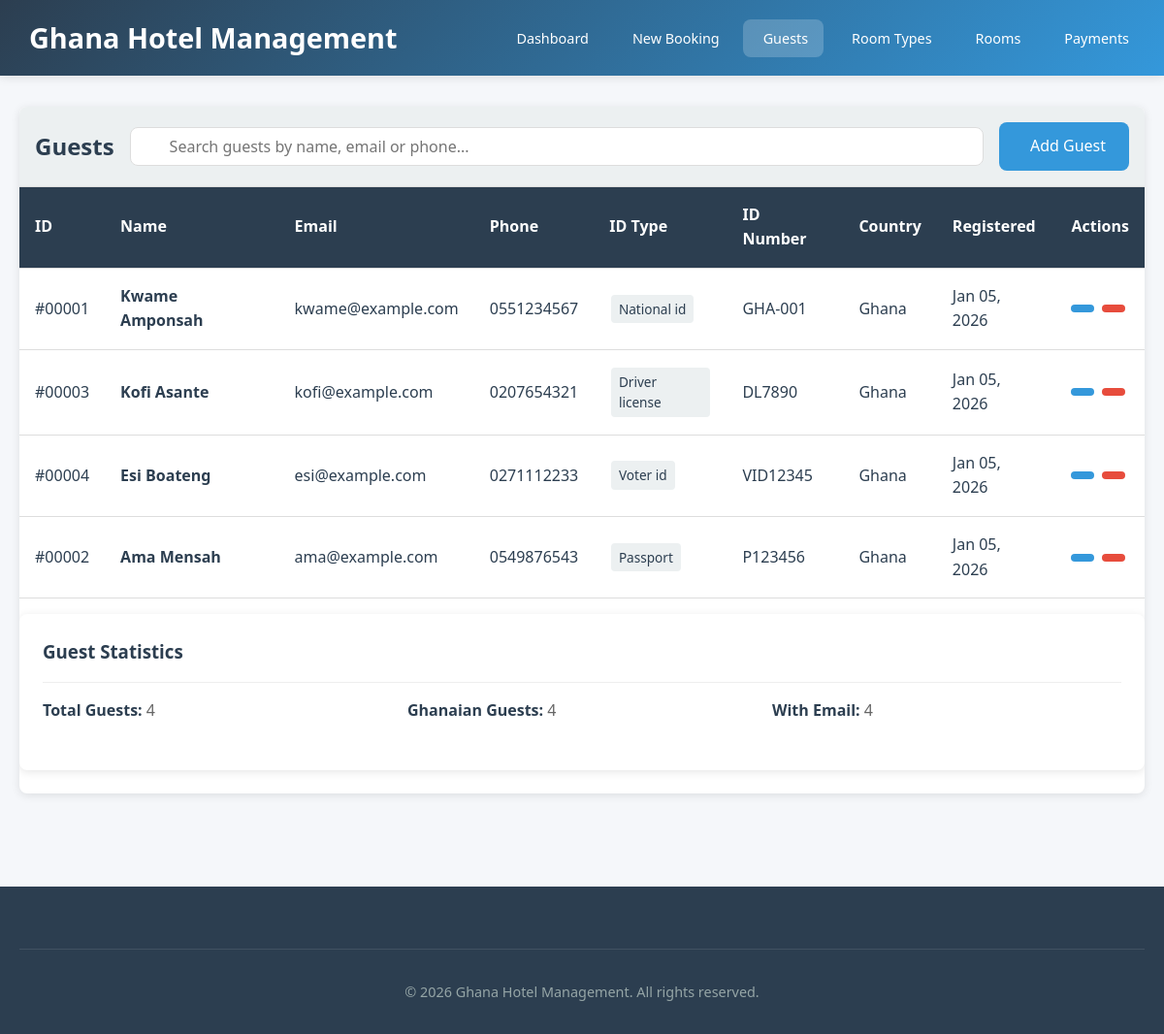
Screenshot of /guests.php with the database file from the repository.
### tables this page shows
CREATE TABLE guests (
                        id INT PRIMARY KEY AUTO_INCREMENT,
                        first_name VARCHAR(100) NOT NULL,
                        last_name VARCHAR(100) NOT NULL,
                        email VARCHAR(255) UNIQUE,
                        phone VARCHAR(20) NOT NULL,
                        address TEXT,
                        id_type ENUM('passport', 'driver_license', 'national_id', 'voter_id') DEFAULT 'national_id',
                        id_number VARCHAR(100),
                        country VARCHAR(100) DEFAULT 'Ghana',
                        created_at TIMESTAMP DEFAULT CURRENT_TIMESTAMP,
                        updated_at TIMESTAMP DEFAULT CURRENT_TIMESTAMP ON UPDATE CURRENT_TIMESTAMP
);

### functions.php (called while the page is built, shortened)
<?php
function getAllGuests($pdo, $search = '') {
    $sql = "SELECT * FROM guests
            WHERE first_name LIKE ? OR last_name LIKE ? OR email LIKE ? OR phone LIKE ?
            ORDER BY last_name, first_name";
    $searchTerm = "%$search%";
    $stmt = $pdo->prepare($sql);
    $stmt->execute([$searchTerm, $searchTerm, $searchTerm, $searchTerm]);
    return $stmt->fetchAll();
}

### guests.php (the view, shortened to what this page needs)
<?php
require_once 'config.php';
require_once 'functions.php';
$search = $_GET['search'] ?? '';
$guests = getAllGuests($pdo, $search);
?>
<!DOCTYPE html>
<html lang="en">
<head>
    <link rel="stylesheet" href="styles.css">
</head>
<body>
<header>
    <div class="container header-container">
        <div class="logo">
            <span><?php echo APP_NAME; ?></span>
        </div>
        <nav>
            <ul>
                <li><a href="index.php"><i class="fas fa-tachometer-alt"></i> Dashboard</a></li>
                <li><a href="bookings_add.php"><i class="fas fa-calendar-plus"></i> New Booking</a></li>
                <li><a href="guest.php" class="active"><i class="fas fa-users"></i> Guests</a></li>
                <li><a href="roomType.php"><i class="fas fa-list"></i> Room Types</a></li>
                <li><a href="rooms.php"><i class="fas fa-bed"></i> Rooms</a></li>
                <li><a href="payments.php"><i class="fas fa-credit-card"></i> Payments</a></li>
            </ul>
        </nav>
    </div>
</header>
<main>
    <div class="container">
        <div class="table-container">
            <div class="table-header">
                <h2>Guests</h2>
                <form method="GET" class="search-box">
                    <input type="text" name="search" value="<?php echo htmlspecialchars($search); ?>"
                           placeholder="Search guests by name, email or phone...">
                </form>
                <a href="bookings_add.php" class="btn btn-primary">
                    <i class="fas fa-user-plus"></i> Add Guest
                </a>
            </div>
            <div style="overflow-x: auto;">
                <table>
                    <thead>
                    <tr>
                        <th>ID</th>
                        <th>Name</th>
                        <th>Email</th>
                        <th>Phone</th>
                        <th>ID Type</th>
                        <th>ID Number</th>
                        <th>Country</th>
                        <th>Registered</th>
                        <th>Actions</th>
                    </tr>
                    </thead>
                    <tbody>
                    <?php if (empty($guests)): ?>
                        <tr>
                            <td colspan="9" style="text-align: center; padding: 2rem;">
                                No guests found. <a href="bookings_add.php">Add your first guest through booking</a>
                            </td>
                        </tr>
                    <?php else: ?>
                        <?php foreach ($guests as $guest): ?>
                            <tr>
                                <td>#<?php echo str_pad($guest['id'], 5, '0', STR_PAD_LEFT); ?></td>
                                <td>
                                    <strong><?php echo htmlspecialchars($guest['first_name'] . ' ' . $guest['last_name']); ?></strong>
                                </td>
                                <td><?php echo htmlspecialchars($guest['email']); ?></td>
                                <td><?php echo htmlspecialchars($guest['phone']); ?></td>
                                <td>
                                    <span class="tag"><?php echo ucfirst(str_replace('_', ' ', $guest['id_type'])); ?></span>
                                </td>
                                <td><?php echo htmlspecialchars($guest['id_number']); ?></td>
                                <td><?php echo htmlspecialchars($guest['country']); ?></td>
                                <td><?php echo date('M d, Y', strtotime($guest['created_at'])); ?></td>
                                <td>
                                    <div class="action-buttons">
                                        <a href="guest_update.php?id=<?php echo $guest['id']; ?>"
                                           class="btn btn-primary btn-small" title="Edit">
                                        </a>
                                        <a href="#" onclick="if(confirm('Delete this guest?')) window.location='?delete=<?php echo $guest['id']; ?>'"
                                           class="btn btn-danger btn-small" title="Delete">
                                        </a>
                                    </div>
                                </td>
                            </tr>
                        <?php endforeach; ?>
                    <?php endif; ?>
                    </tbody>
                </table>
            </div>
            <div class="card" style="margin-top: 1rem;">
                <div class="card-header">
                    <h3><i class="fas fa-chart-pie"></i> Guest Statistics</h3>
                </div>
                <div class="card-body">
                    <div class="form-row">
                        <div class="form-group">
                            <span class="detail-label">Total Guests:</span>
                            <span class="detail-value"><?php echo count($guests); ?></span>
                        </div>
                        <div class="form-group">
                            <span class="detail-label">Ghanaian Guests:</span>
                            <span class="detail-value">
                                    <?php
                                    $ghanaian = array_filter($guests, function($g) {
                                        return strtolower($g['country']) === 'ghana';
                                    });
                                    echo count($ghanaian);
                                    ?>
                                </span>
                        </div>
                        <div class="form-group">
                            <span class="detail-label">With Email:</span>
                            <span class="detail-value">
                                    <?php
                                    $withEmail = array_filter($guests, function($g) {
                                        return !empty($g['email']);
                                    });
                                    echo count($withEmail);
                                    ?>
                                </span>
                        </div>
                    </div>
                </div>
            </div>
        </div>
    </div>
</main>
<footer>
    <div class="container">
        <div class="copyright">
            &copy; <?php echo date('Y'); ?> <?php echo APP_NAME; ?>. All rights reserved.
        </div>
    </div>
</footer>
</body>
</html>

### styles.css (style rules this page uses)
* { margin: 0; padding: 0; box-sizing: border-box; }
:root { --primary-color: #2c3e50; --secondary-color: #3498db; --accent-color: #e74c3c; --success-color: #27ae60; --warning-color: #f39c12; --light-color: #ecf0f1; --dark-color: #2c3e50; --gray-color: #95a5a6; --border-radius: 8px; --box-shadow: 0 2px 10px rgba(0, 0, 0, 0.1); --transition: all 0.3s ease; }
body { font-family: 'Segoe UI', Tahoma, Geneva, Verdana, sans-serif; line-height: 1.6; color: var(--dark-color); background-color: #f5f7fa; min-height: 100vh; }
.container { max-width: 1200px; margin: 0 auto; padding: 0 20px; }
header { background: linear-gradient(135deg, var(--primary-color), var(--secondary-color)); color: white; padding: 1rem 0; box-shadow: var(--box-shadow); position: sticky; top: 0; z-index: 1000; }
.header-container { display: flex; justify-content: space-between; align-items: center; flex-wrap: wrap; }
.logo { font-size: 1.8rem; font-weight: bold; display: flex; align-items: center; gap: 10px; }
nav ul { display: flex; list-style: none; gap: 0.5rem; flex-wrap: wrap; }
nav a { color: white; text-decoration: none; padding: 0.5rem 1rem; border-radius: var(--border-radius); transition: var(--transition); display: flex; align-items: center; gap: 5px; font-size: 0.9rem; }
nav a:hover, nav a.active { background-color: rgba(255, 255, 255, 0.2); }
main { padding: 2rem 0; min-height: calc(100vh - 180px); }
.table-container { background: white; border-radius: var(--border-radius); box-shadow: var(--box-shadow); overflow: hidden; margin-bottom: 2rem; }
.table-header { display: flex; justify-content: space-between; align-items: center; padding: 1rem; background-color: var(--light-color); border-bottom: 1px solid #ddd; flex-wrap: wrap; gap: 1rem; }
.table-header h2 { margin: 0; }
.search-box { position: relative; min-width: 250px; flex: 1; }
.search-box input { width: 100%; padding: 0.5rem 1rem 0.5rem 2.5rem; border: 1px solid #ddd; border-radius: var(--border-radius); }
table { width: 100%; border-collapse: collapse; min-width: 600px; }
thead { background-color: var(--primary-color); color: white; }
th, td { padding: 1rem; text-align: left; border-bottom: 1px solid #ddd; }
.tag { background: var(--light-color); padding: 0.25rem 0.5rem; border-radius: 4px; font-size: 0.85rem; margin: 0.1rem; display: inline-block; }
.form-group { margin-bottom: 1.5rem; }
.form-row { display: grid; grid-template-columns: repeat(auto-fit, minmax(250px, 1fr)); gap: 1rem; }
input, select, textarea { width: 100%; padding: 0.75rem; border: 1px solid #ddd; border-radius: var(--border-radius); font-family: inherit; font-size: 1rem; transition: var(--transition); }
.btn { display: inline-flex; align-items: center; justify-content: center; gap: 0.5rem; padding: 0.75rem 1.5rem; border: none; border-radius: var(--border-radius); font-size: 1rem; font-weight: 500; cursor: pointer; transition: var(--transition); text-decoration: none; }
.btn-primary { background-color: var(--secondary-color); color: white; }
.btn-danger { background-color: var(--accent-color); color: white; }
.btn-small { padding: 0.25rem 0.75rem; font-size: 0.85rem; }
.action-buttons { display: flex; gap: 0.5rem; flex-wrap: wrap; }
.card { background: white; border-radius: var(--border-radius); box-shadow: var(--box-shadow); padding: 1.5rem; margin-bottom: 1.5rem; }
.card-header { display: flex; justify-content: space-between; align-items: center; margin-bottom: 1rem; padding-bottom: 1rem; border-bottom: 1px solid #eee; flex-wrap: wrap; gap: 1rem; }
footer { background-color: var(--primary-color); color: white; padding: 2rem 0; margin-top: 2rem; }
.copyright { text-align: center; padding-top: 2rem; margin-top: 2rem; border-top: 1px solid rgba(255, 255, 255, 0.1); color: #95a5a6; font-size: 0.9rem; }
.detail-label { font-weight: 600; color: var(--dark-color); }
.detail-value { color: #666; text-align: right; }

### rows the page displays
guests: id "00001", first_name+last_name "Kwame Amponsah", email "kwame@example.com", phone "0551234567", id_type "National id", id_number "GHA-001", country "Ghana", created_at "Jan 05, 2026"
guests: id "00003", first_name+last_name "Kofi Asante", email "kofi@example.com", phone "0207654321", id_type "Driver license", id_number "DL7890", country "Ghana", created_at "Jan 05, 2026"
guests: id "00004", first_name+last_name "Esi Boateng", email "esi@example.com", phone "0271112233", id_type "Voter id", id_number "VID12345", country "Ghana", created_at "Jan 05, 2026"
guests: id "00002", first_name+last_name "Ama Mensah", email "ama@example.com", phone "0549876543", id_type "Passport", id_number "P123456", country "Ghana", created_at "Jan 05, 2026"

### other values shown
APP_NAME "Ghana Hotel Management"
count($guests) "4"
count($ghanaian) "4"
count($withEmail) "4"
